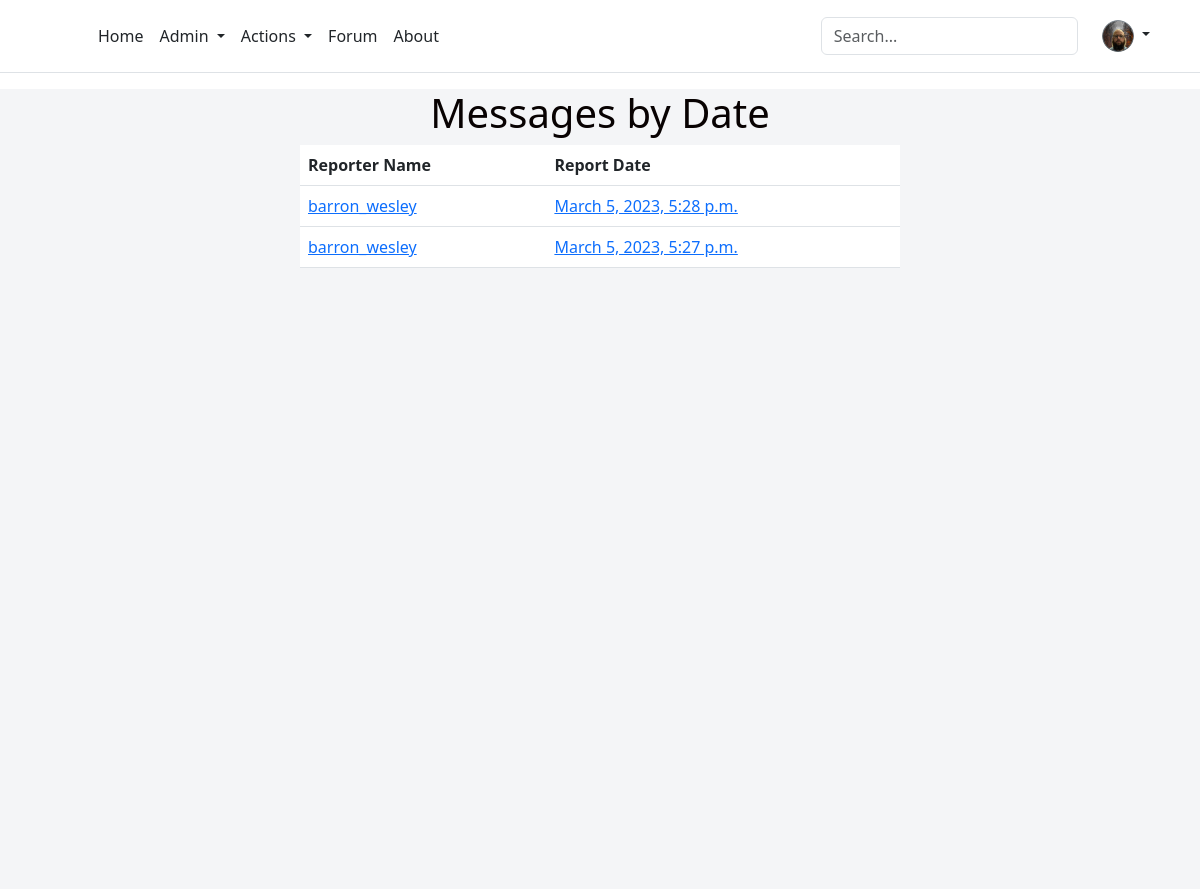
The page /my-messages-list/ (signed in) on the database its author committed.
### skmsapp/models.py (models this page shows, shortened)
class UserProfile(models.Model):
    user = models.OneToOneField(User, null=True, on_delete=models.CASCADE)
    type = models.CharField(max_length=255, choices= (('User','User'), ('Expert','Expert'), ('RiskManager','RiskManager')), default='User')
    userimage = models.ImageField(null=True, blank=True, upload_to="images/profile/")

class ReportReplyToSubmitter(models.Model):
    submitter = models.CharField(max_length=50, null=True)
    report_reply = models.TextField()
    reply_date = models.DateTimeField(auto_now_add=True)
    activity_date = models.DateTimeField(null=True)
    is_read = models.CharField(max_length=1)

### skmsapp/views.py (the view)
# urls.py: path('my-messages-list/', views.submitterReportList, name='submitterReportList'),
def submitterReportList(request):
    post = ReportReplyToSubmitter.objects.values()
    user = request.user
    if user.is_authenticated:
            return render(request, "my-messages-list.html", {'post':post, 'user':user})
    else:
        messages.success(request, "You must be loged in to access your messages.")
        return redirect("home")

### skmsapp/templates/my-messages-list.html
{% extends "site-skeleton.html" %}
{% block body %}
<center>
<div style="width:50%;">
<h1 style="color:rgb(8, 2, 2)">Messages by Date</h1>
<table class="table">
    <thead class="thead-dark" style="background-color: #14a44d; color: white;">
      <tr>
        <th scope="col">Reporter Name</th>
        <th scope="col">Report Date</th>
      </tr>
    </thead>
    <tbody>
    {% for i in post reversed %}
      <tr>
        <td><a href="/my-messages-read/{{i.id}}">{{i.submitter}}</a></td>
        {% load tz %}
        <td><a href="/my-messages-read/{{i.id}}">{{i.activity_date|timezone:"America/New_York"}}</a></td>
      </tr>
    {% endfor %}
    </tbody>
  </table>
</div>
{% endblock %}

### skmsapp/templates/site-skeleton.html (shortened to what this page needs)
<!DOCTYPE html>
<html lang="en">
<head>
    <link href="https://cdn.jsdelivr.net/npm/bootstrap@5.3.0-alpha1/dist/css/bootstrap.min.css" rel="stylesheet">
    <link rel="stylesheet" href="https://cdnjs.cloudflare.com/ajax/libs/font-awesome/6.0.0/css/all.min.css">
    <link rel="stylesheet" href="https://mdbcdn.b-cdn.net/wp-content/themes/mdbootstrap4/docs-app/css/dist/mdb5/standard/core.min.css">
    <link rel="stylesheet" id="roboto-subset.css-css" href="https://mdbcdn.b-cdn.net/wp-content/themes/mdbootstrap4/docs-app/css/mdb5/fonts/roboto-subset.css?ver=3.9.0-update.5" type="text/css" media="all">
    <link rel="stylesheet" href="https://cdnjs.cloudflare.com/ajax/libs/font-awesome/4.7.0/css/font-awesome.min.css">
</head>
<body>
<header class="p-3 mb-3 border-bottom">
  <div class="container">
    <div class="d-flex flex-wrap align-items-center justify-content-center justify-content-lg-start">
      <a href="/" class="d-flex align-items-center mb-2 mb-lg-0 text-dark text-decoration-none">
        <svg class="bi me-2" width="40" height="32" role="img" aria-label="Bootstrap"><use xlink:href="#bootstrap"></use></svg>
      </a>
      <ul class="nav col-12 col-lg-auto me-lg-auto mb-2 justify-content-center mb-md-0">
        <li><a href="{% url 'home' %}" class="nav-link px-2 link-dark">Home</a></li>
        {% if user.userprofile.type == "RiskManager" %}
        <li class="nav-item dropdown">
          <a class="nav-link px-2 link-dark dropdown-toggle" href="#" id="navbardrop" data-toggle="dropdown">
            Admin
          </a>
        </li>
        {% endif %}
        <li class="nav-item dropdown">
          <a class="nav-link px-2 link-dark dropdown-toggle" href="#" id="navbardrop" data-toggle="dropdown">
            Actions
          </a>
        </li>
        <li><a href="{% url 'forum' %}" class="nav-link px-2 link-dark">Forum</a></li>
        <li><a href="#" class="nav-link px-2 link-dark">About</a></li>
      </ul>
      <form class="col-12 col-lg-auto mb-3 mb-lg-0 me-lg-3" role="search">
        <input type="search" class="form-control" placeholder="Search..." aria-label="Search">
      </form>
      <div class="nav-item dropdown text-end">
        <a href="#" class="nav-link px-2 d-block link-dark text-decoration-none dropdown-toggle" data-bs-toggle="dropdown" aria-expanded="false" id="navbardrop" data-toggle="dropdown">
          {% if user.is_authenticated %}
          <img src="{{ user.userprofile.userimage.url }}" alt="mdo" width="32" height="32" class="rounded-circle">
          {% else %}
          <img src="https://betterwaterquality.com/wp-content/uploads/2020/09/dummy-profile-pic-300x300-1-1.png" alt="mdo" width="32" height="32" class="rounded-circle">
          {% endif %}
        </a>
      </div>
    </div>
  </div>
</header>
<section class="vh-100" style="background-color: #f4f5f7;">
   {% block body %}
   {% endblock %}
  </section><link href="https://code.ionicframework.com/ionicons/2.0.1/css/ionicons.min.css" rel="stylesheet">
</body>
</html>

### rows shown on the page
ReportReplyToSubmitter: submitter "barron_wesley", activity_date "March 5, 2023, 5:28 p.m."
ReportReplyToSubmitter: submitter "barron_wesley", activity_date "March 5, 2023, 5:27 p.m."
